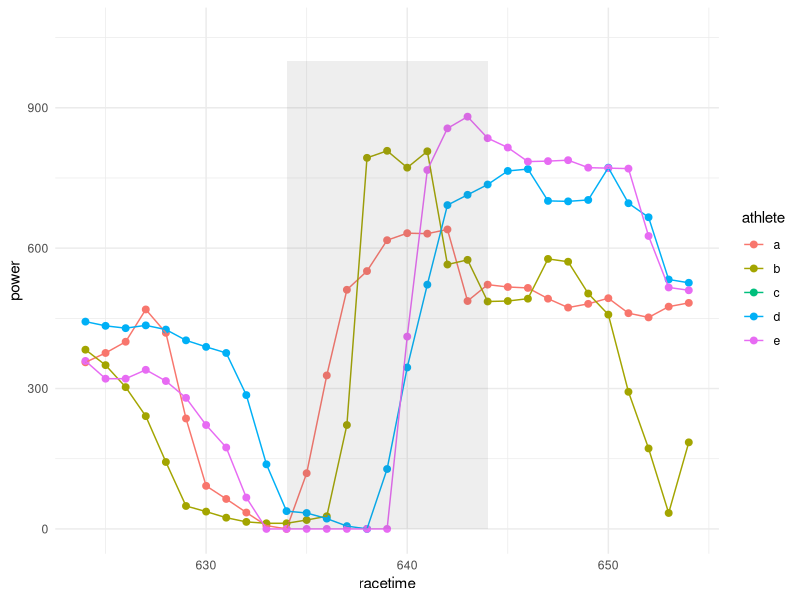
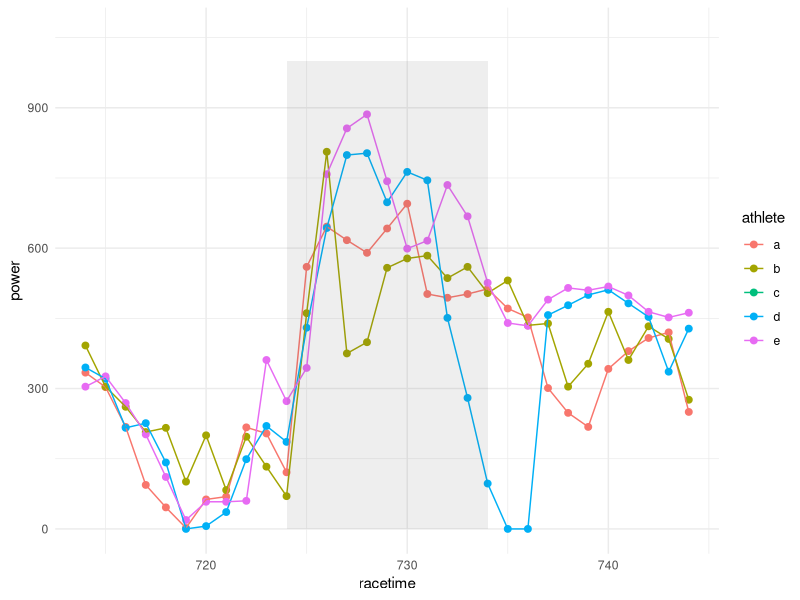
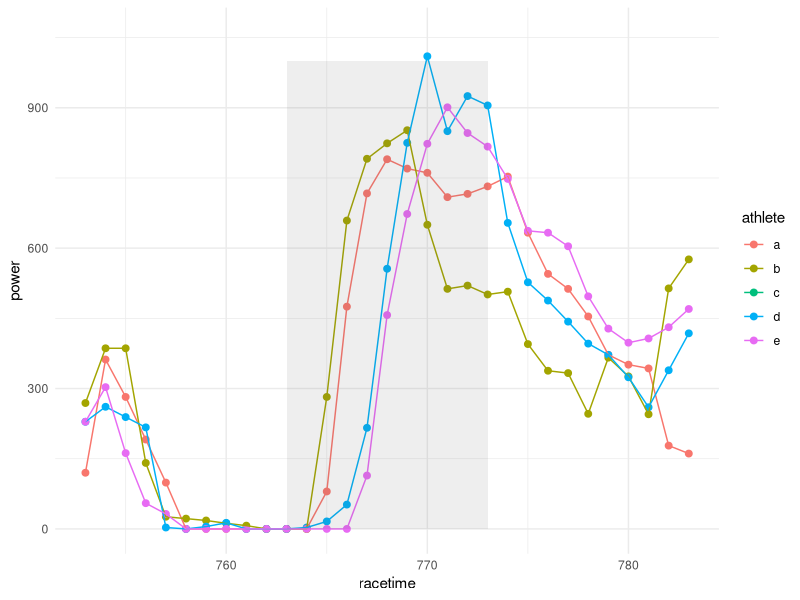
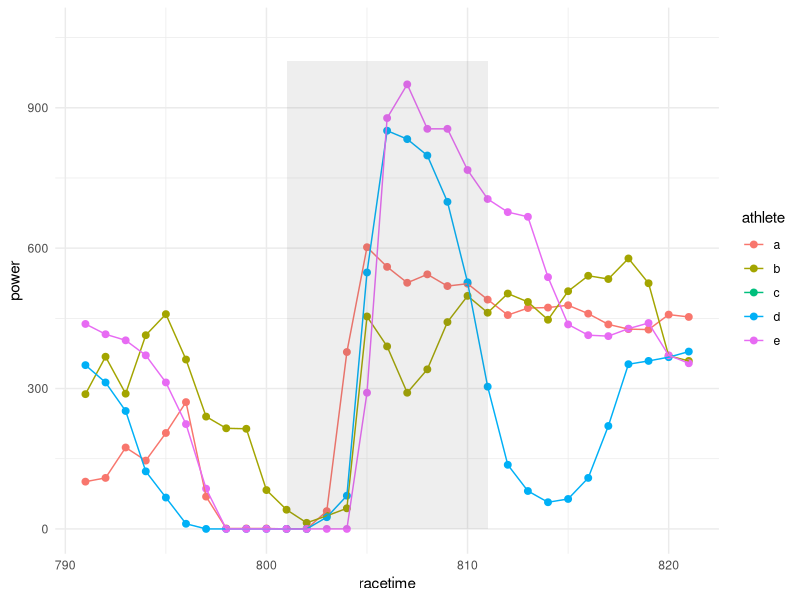
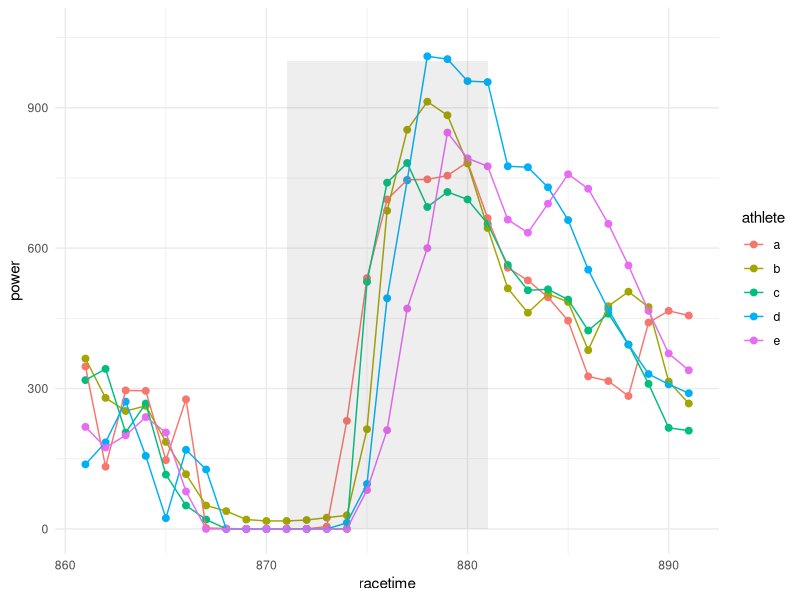
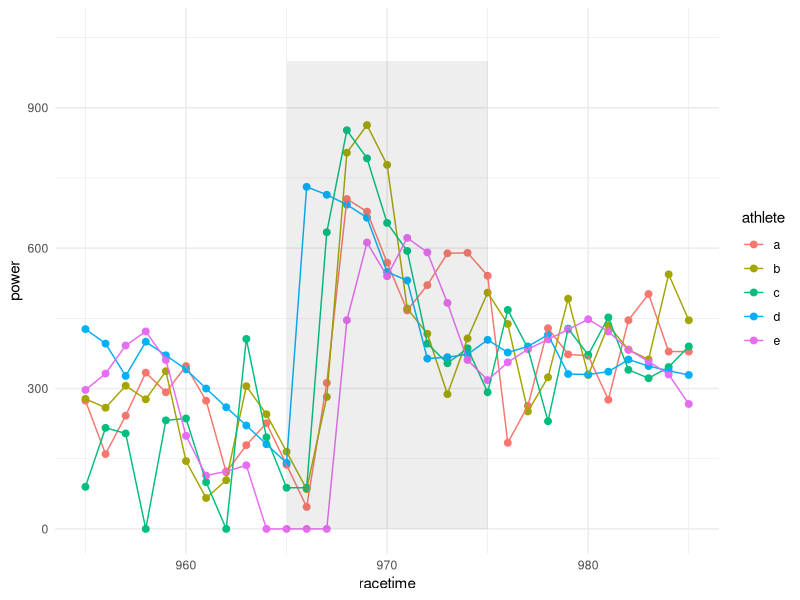
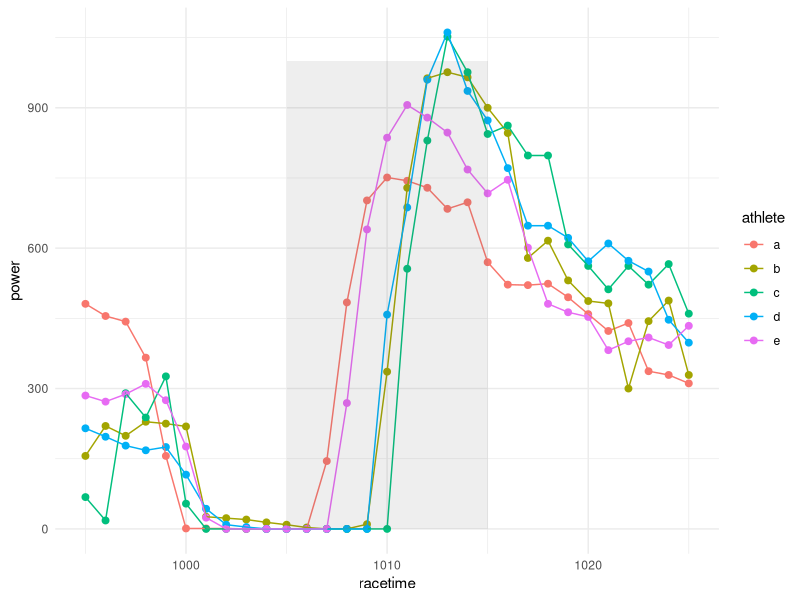
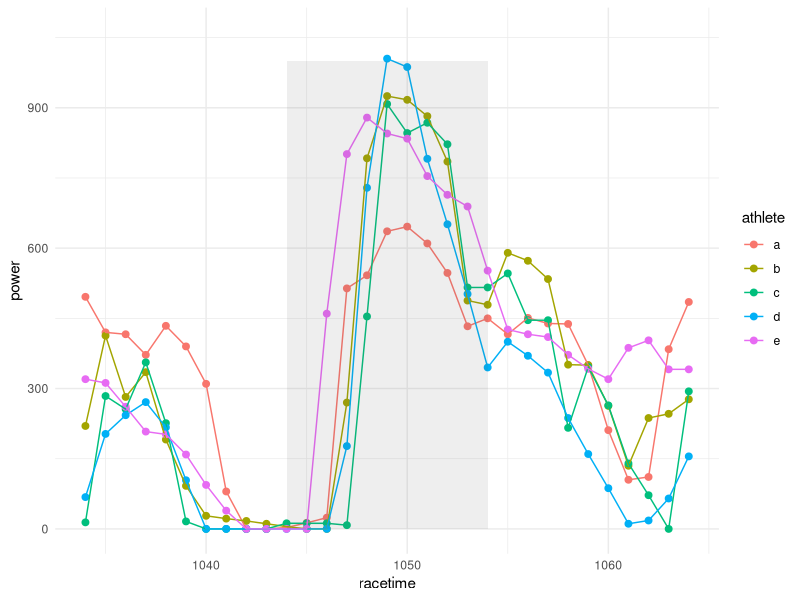

Here is the R script that generated these plots, in order:
## ---- chunk 1
library(purrr)   # Functional programming
library(ggplot2) # Visualization
## ---- chunk 2
d <- read.csv("../data/temp/cleaned-combined.csv")
d$athlete <- as.factor(d$athlete)
## ---- chunk 3
# create data.frame with additional data on turns
turns <- data.frame(
  racetime = c(634,724,763,801,871,965,1005,1044,1115,1204,1243,1282,1355,1443,1485,1524,1592,1681,1723,1761,1831,1921,1961,1999),
  type = factor(rep.int(c("u","c"),12)),
  id = seq.int(to = 24),
  turn_id = rep.int(1:4,6),
  lap = rep(1:6, each = 4)
)
turns
## ---- chunk 4
#| warning: false

# function to create a plot for the power data around a given race time
plot_turn <- function(time) {
  sprintarea <- data.frame(xmin = time, xmax = time+10, ymin = 0, ymax = 1000)
  p <- ggplot(d, aes(x = racetime, y = power, colour = athlete)) +
    geom_point(size = 2) +
    geom_line() +
    geom_rect(
      inherit.aes = FALSE, 
      data = sprintarea, 
      aes(xmin = xmin, xmax = xmax, ymin = ymin, ymax = ymax), 
      alpha = 0.1) +
    scale_x_continuous(limits = c(time-10, time+20)) +
    theme_minimal()
  ggsave(
    filename = paste0("../plots/temp/turns/",time,".png"), 
    plot = p,
    dpi = 300, 
    width = 8, 
    height = 5,
    bg = "white")
}

# generate plots for each turn
purrr::walk(turns$racetime, plot_turn)
## ---- chunk 5
# function for identifying start point of an acceleration
get_accstart <- function(time, data) {
  if (is.na(data$power[data$racetime == time])) { 
    return(NA) # no power data available
  } else {
    d_cut <- data[(data$racetime >= (time)) & (data$racetime < time + 10), ]
    firstrise <- min(which(diff(d_cut$power) > 100))
    d_cut$racetime[firstrise] + 1
  }
}

get_po <- function(time, data, type = "ppo", duration = 10) {
  # use only data before time point for negative durations
  if (duration > 0) {
    pwrs <- data$power[(data$racetime >= time) & (data$racetime < time + duration)]
  } else if (duration < 0) {
    pwrs <- data$power[(data$racetime < time) & (data$racetime >= time + duration)]
  } else {
    stop("Zero is no valid duration")
  }
  
  if (type == "ppo") {
    max(pwrs)
  } else if (type == "mpo") {
    mean(pwrs)
  } else {
    stop("No valid 'type' argument")
  }
}

## ---- chunk 6
get_allpo <- function(athlete, data, times) {
  d_cut <- data[data$athlete == athlete, ]
  
  accs <- purrr::map_dbl(times, get_accstart, data = d_cut)
  
  data.frame(
    turnid = seq_along(times),
    athlete = rep.int(athlete, length(times)),
    ppo = purrr::map_dbl(accs, get_po, data = d_cut, type = "ppo", duration = 10),
    mpo10 = purrr::map_dbl(accs, get_po, data = d_cut, type = "mpo", duration = 10),
    mpo20 = purrr::map_dbl(accs, get_po, data = d_cut, type = "mpo", duration = 20),
    mpo20n = purrr::map_dbl(accs, get_po, data = d_cut, type = "mpo", duration = -20)
  )
  
}

po_data <- purrr::map_dfr(
  levels(d$athlete),
  get_allpo,
  data = d,
  times = turns$racetime
)

# write data to create an intermediate data file that can be used in next 
# analysis scripts
write.csv(po_data, "../data/temp/turndata.csv", row.names = FALSE)
